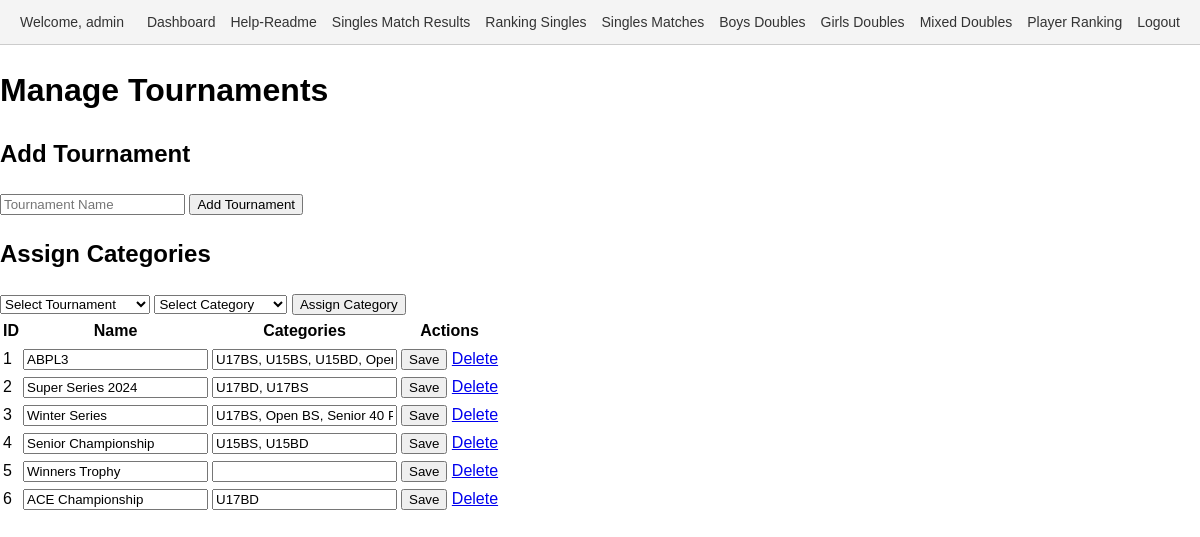
/insert_tournament.php (signed in), run on an earlier commit of the app's database.
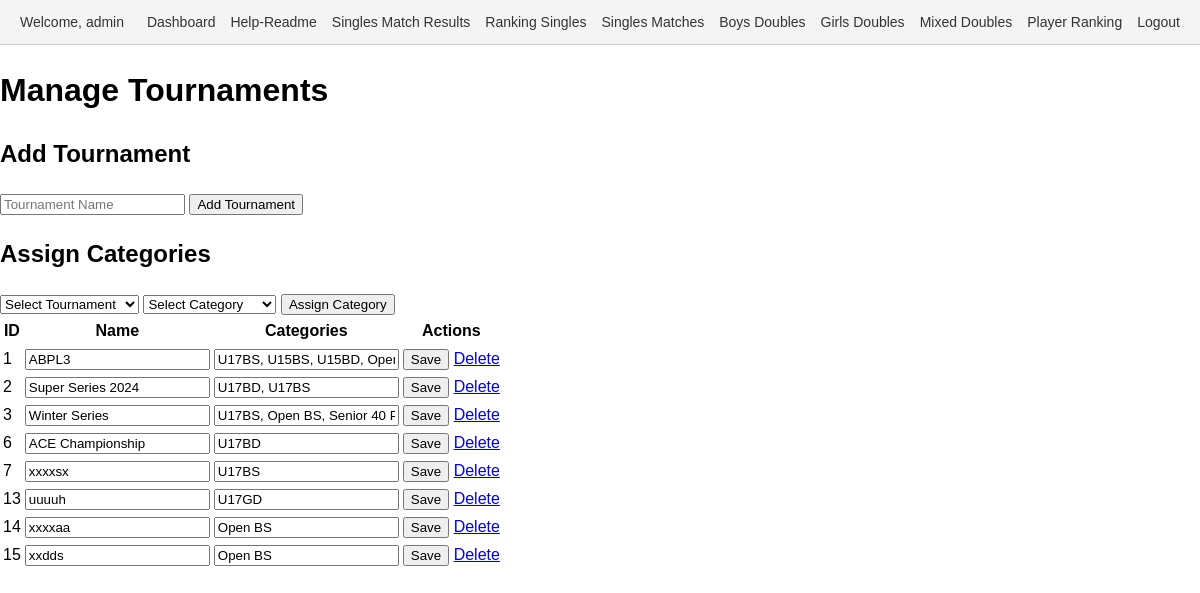
And on a later commit of the database.
### tables this page shows
CREATE TABLE `tournaments` (
  `id` int(11) NOT NULL,
  `name` varchar(255) NOT NULL,
  `created_by` int(11) DEFAULT NULL,
  `year` int(11) NOT NULL DEFAULT year(curdate())
);

### fetch_tournaments.php (called while the page is built, shortened)
<?php
function fetchTournaments($conn, $currentUserId, $currentUserRole) {
    if ($currentUserRole === 'admin') {
        $query = "
            SELECT t.id AS tournament_id, t.name AS tournament_name,
                   GROUP_CONCAT(c.name SEPARATOR ', ') AS categories,
                   t.created_by
            FROM tournaments t
            LEFT JOIN tournament_categories tc ON t.id = tc.tournament_id
            LEFT JOIN categories c ON tc.category_id = c.id
            GROUP BY t.id";
        $stmt = $conn->prepare($query);
    }
    $stmt->execute();
    $result = $stmt->get_result();
    $tournaments = $result->fetch_all(MYSQLI_ASSOC);
    return $tournaments;
}
?>

### insert_tournament.php (the view, shortened to what this page needs)
<?php
include 'header.php';
require 'fetch_tournaments.php';
require 'auth.php';
$currentUserId = $_SESSION['user_id'];
$currentUserRole = $_SESSION['role'];
$tournaments = fetchTournaments($conn, $currentUserId, $currentUserRole);
?>
<!DOCTYPE html>
<html lang="en">
<head>
</head>
<body>
    <h1>Manage Tournaments</h1>
    <div class="form-container">
        <form method="POST">
            <h2>Add Tournament</h2>
            <input type="text" name="tournament_name" placeholder="Tournament Name" required>
            <button type="submit" name="add_tournament">Add Tournament</button>
        </form>
        <form method="POST">
            <h2>Assign Categories</h2>
            <select name="tournament_id" required>
                <option value="">Select Tournament</option>
            </select>
            <select name="category_id" required>
                <option value="">Select Category</option>
            </select>
            <button type="submit" name="add_category">Assign Category</button>
        </form>
    </div>
    <table>
        <thead>
            <tr>
                <th>ID</th>
                <th>Name</th>
                <th>Categories</th>
                <th>Actions</th>
            </tr>
        </thead>
        <tbody>
            <?php foreach ($tournaments as $row): ?>
                <tr>
                    <form method="POST">
                        <td><?= $row['tournament_id'] ?></td>
                        <td>
                            <input type="text" name="tournament_name" value="<?= htmlspecialchars($row['tournament_name']) ?>">
                        </td>
                        <td>
                            <input type="text" name="categories" value="<?= htmlspecialchars($row['categories'] ?? '') ?>">
                        </td>
                        <td class="actions">
                            <?php if ($currentUserRole === 'admin' || $row['created_by'] == $currentUserId): ?>
                                <button type="submit" name="update_tournament">Save</button>
                                <a href="?delete_tournament=<?= $row['tournament_id'] ?>" class="delete" onclick="return confirm('Are you sure?')">Delete</a>
                            <?php else: ?>
                                <span>No Actions Available</span>
                            <?php endif; ?>
                        </td>
                    </form>
                </tr>
            <?php endforeach; ?>
        </tbody>
    </table>
</body>
</html>

What changed in the data, as far as the page shows it:
removed tournaments: id "4", tournament_name "Senior Championship", categories "U15BS, U15BD"
removed tournaments: id "5", tournament_name "Winners Trophy"
added tournaments: id "7", tournament_name "xxxxsx", categories "U17BS"
added tournaments: id "13", tournament_name "uuuuh", categories "U17GD"
added tournaments: id "14", tournament_name "xxxxaa", categories "Open BS"
added tournaments: id "15", tournament_name "xxdds", categories "Open BS"
